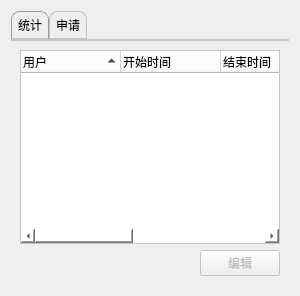
                 <widget class="QWidget" name="comptime_stack">
                  <layout class="QVBoxLayout" name="verticalLayout_45">
                   <item>
                    <widget class="QTabWidget" name="tabWidget_control_time">
                     <property name="styleSheet">
                      <string notr="true">QTabWidget::pane { /* The tab widget frame */
    border-top: 2px solid #C2C7CB;
    position: absolute;
    top: -0.5em;
}

QTabWidget::tab-bar {
    alignment: left;
}
QTabBar::tab:selected {
	 margin-left: 0px;
	 margin-right: 0px;
}

/* Style the tab using the tab sub-control. Note that
    it reads QTabBar _not_ QTabWidget */
QTabBar::tab {
    background: qlineargradient(x1: 0, y1: 0, x2: 0, y2: 1,
                                stop: 0 #E1E1E1, stop: 0.4 #DDDDDD,
                                stop: 0.5 #D8D8D8, stop: 1.0 #D3D3D3);
    border: 1px solid #C4C4C3;
    border-bottom-color: #C2C7CB; /* same as the pane color */
    border-top-left-radius: 8px;
    border-top-right-radius: 8px;
    min-width: 10px;
    padding: 6px;
}

QTabBar::tab:selected, QTabBar::tab:hover {
    background: qlineargradient(x1: 0, y1: 0, x2: 0, y2: 1,
                                stop: 0 #fafafa, stop: 0.4 #f4f4f4,
                                stop: 0.5 #e7e7e7, stop: 1.0 #fafafa);
}

QTabBar::tab:selected {
    border-color: #9B9B9B;
    border-bottom-color: #C2C7CB; /* same as pane color */
}</string>
                     </property>
                     <property name="currentIndex">
                      <number>0</number>
                     </property>
                     <widget class="QWidget" name="tab">
                      <attribute name="title">
                       <string>统计</string>
                      </attribute>
                      <layout class="QVBoxLayout" name="verticalLayout_46">
                       <item>
                        <widget class="QTreeWidget" name="treeWidget_control_time_statics">
                         <property name="styleSheet">
                          <string notr="true">background-color: rgb(255, 255, 255);</string>
                         </property>
                         <property name="alternatingRowColors">
                          <bool>true</bool>
                         </property>
                         <property name="selectionBehavior">
                          <enum>QAbstractItemView::SelectItems</enum>
                         </property>
                         <property name="uniformRowHeights">
                          <bool>true</bool>
                         </property>
                         <property name="sortingEnabled">
                          <bool>true</bool>
                         </property>
                         <column>
                          <property name="text">
                           <string>用户</string>
                          </property>
                         </column>
                         <column>
                          <property name="text">
                           <string>开始时间</string>
                          </property>
                         </column>
                         <column>
                          <property name="text">
                           <string>结束时间</string>
                          </property>
                         </column>
                         <column>
                          <property name="text">
                           <string>机时(CPU TIME)</string>
                          </property>
                         </column>
                         <column>
                          <property name="text">
                           <string>机时(WALL TIME)</string>
                          </property>
                         </column>
                         <column>
                          <property name="text">
                           <string>计费机时</string>
                          </property>
                         </column>
                        </widget>
                       </item>
                       <item>
                        <widget class="QPushButton" name="pushButton_control_time_statics_edit">
                         <property name="enabled">
                          <bool>false</bool>
                         </property>
                         <property name="sizePolicy">
                          <sizepolicy hsizetype="Fixed" vsizetype="Fixed">
                           <horstretch>0</horstretch>
                           <verstretch>0</verstretch>
                          </sizepolicy>
                         </property>
                         <property name="layoutDirection">
                          <enum>Qt::RightToLeft</enum>
                         </property>
                         <property name="text">
                          <string>编辑</string>
                         </property>
                        </widget>
                       </item>
                      </layout>
                     </widget>
                     <widget class="QWidget" name="tab_2">
                      <attribute name="title">
                       <string>申请</string>
                      </attribute>
                     </widget>
                    </widget>
                   </item>
                  </layout>
                 </widget>
